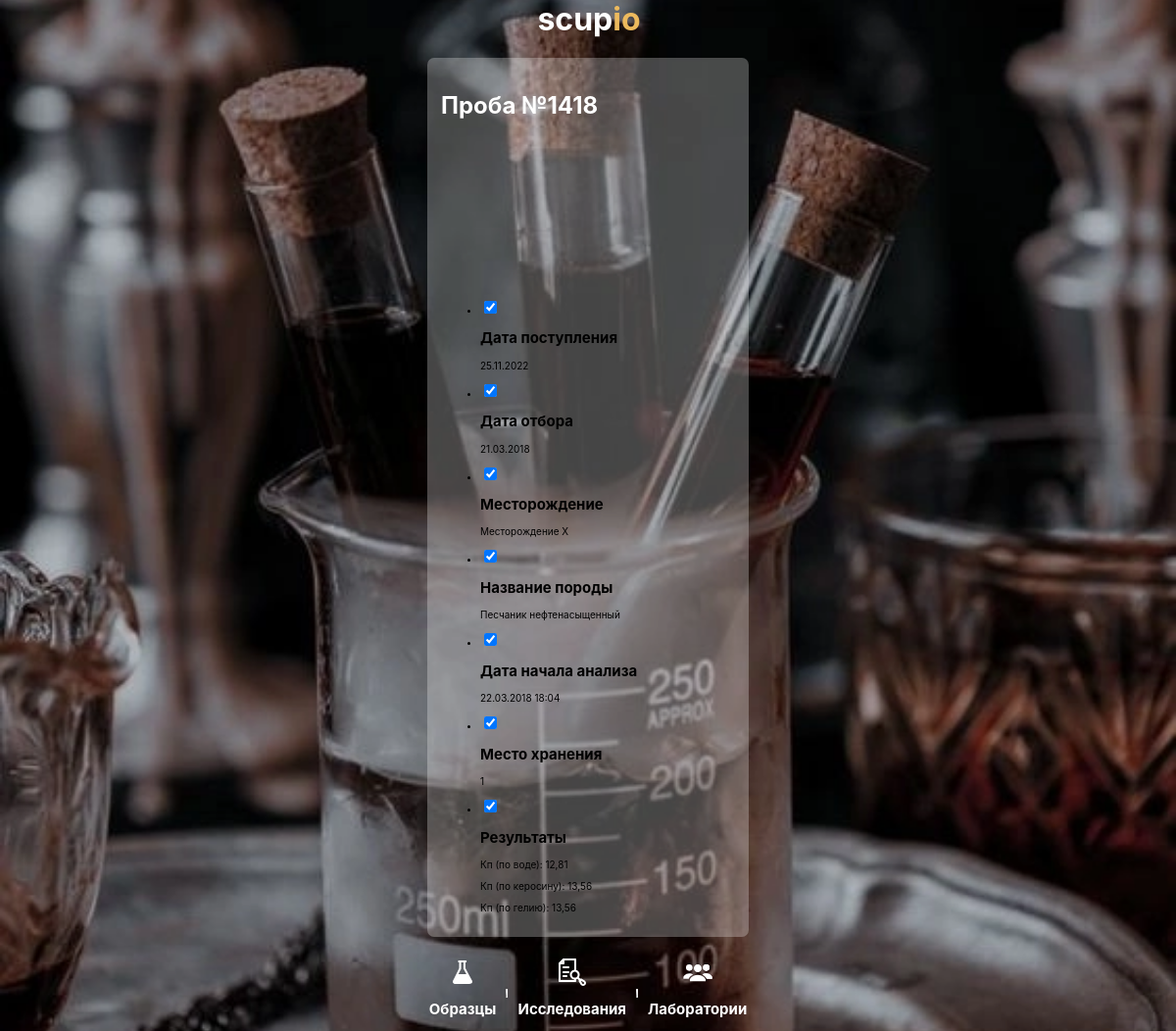
/object/3 (signed in), run on the app's committed database.
### objects/models.py (models this page shows, shortened)
class Object(models.Model):
    name = models.IntegerField(verbose_name='Номер объекта')
    oilfield = models.ForeignKey(
        OilField,
        related_name='objects',
        verbose_name='Номер месторождения',
        on_delete=models.CASCADE,
        default = 1
    )
    income_date = models.DateTimeField(auto_now_add=True, verbose_name='Дата поступления в лабораторию')
    date_selection = models.DateTimeField(verbose_name='Дата отбора пробы')
    rock_name = models.CharField(max_length=200, verbose_name='Название породы')
    link_verge3d = models.CharField(max_length=200, verbose_name='Ссылка на 3D Модель')
    class Meta:
        ordering = ('-pk',)

class LabObject(models.Model):
    object = models.ForeignKey(
        Object,
        related_name='lab_object',
        verbose_name='Объект',
        on_delete=models.CASCADE
    )
    laboratory = models.ForeignKey(
        Lab,
        related_name='lab_object',
        verbose_name='Лаборатория',
        on_delete=models.CASCADE
    )
    start_date = models.DateTimeField(verbose_name='Время старта работы')
    end_date = models.DateTimeField(auto_now_add=True, verbose_name='Время конца работы')
    author = models.ForeignKey(
        User,
        related_name='lab_object',
        verbose_name='Оператор',
        on_delete=models.CASCADE,
        default = 1
    )
    task = models.ForeignKey(
        Task,
        related_name='lab_object',
        verbose_name='Исследование',
        on_delete=models.CASCADE
    )
    class Meta:
        ordering = ('-pk',)

class OilField(models.Model):
    name = models.CharField(max_length=200, verbose_name='Название месторождения')
    well = models.ForeignKey(
        Well,
        related_name='fields',
        verbose_name='Скважина',
        on_delete=models.CASCADE,
        default = 1
    )

class Lab(models.Model):
    name = models.IntegerField(verbose_name='Номер лаборатории')
    address = models.CharField(max_length=200, verbose_name='Адрес лаборатории')

class Task(models.Model):
    type = models.IntegerField(verbose_name='Тип работы')
    result = models.CharField(max_length=200, verbose_name='Результат', blank=True, null=True)

### objects/views.py (the view)
# urls.py: path('object/<int:object_id>', views.object_detail, name='object_detail'),
@login_required
def object_detail(request, object_id):
    object = get_object_or_404(Object, pk=object_id)
    context = {
        'object': object,
        'tasks': object.lab_object.all(),
    }
    return render(request, 'objects/object_detail.html', context)

### templates/objects/object_detail.html (shortened to what this page needs)
{% extends 'base.html' %}
{% block content %}
<div class="list">
    <h2 style="color: #FFFFFF; font-size:24px">Проба №{{ tasks.0.object.name}}</h2>
    <iframe src="{{ tasks.0.object.link_verge3d }}"></iframe>
    <ul class="accordeon">
        <li>
            <input type="checkbox" checked>
            <h2>Дата поступления</h2>
            <p>{{ tasks.0.object.income_date|date:'d.m.Y' }}</p>
        </li>
        <li>
            <input type="checkbox" checked>
            <h2>Дата отбора</h2>
            <p>{{ tasks.0.object.date_selection|date:'d.m.Y' }}</p>
        </li>
        <li>
            <input type="checkbox" checked>
            <h2>Месторождение</h2>
            <p>{{ tasks.0.object.oilfield.name }}</p>
        </li>
        <li>
            <input type="checkbox" checked>
            <h2>Название породы</h2>
            <p>{{ tasks.0.object.rock_name }}</p>
        </li>
        <li>
            <input type="checkbox" checked>
            <h2>Дата начала анализа</h2>
            <p>{{ tasks.0.start_date|date:'d.m.Y H:i' }}</p>
        </li>
        <li>
            <input type="checkbox" checked>
            <h2>Место хранения</h2>
            <p>{{ tasks.0.laboratory.name }}</p>
        </li>
        <li>
            <input type="checkbox" checked>
            <h2>Результаты</h2>
            {% for task in tasks %}
            <p>{{ task.task.result }}</p>
            {% endfor %}
        </li>
    </ul>
</div>
{% endblock %}

### static/css/style.css (style rules this page uses)
html { font-family: "Inter"; font-size: 10px; height: 100vh; width: 100vw; }
body { overflow-x: hidden; margin: 0; min-width: 100vw; min-height: 100vh; }
*, *:before, *:after { box-sizing: border-box; text-decoration: none; }
iframe { border-width: 0; border-style: none; border-color: none; border-image: none; }

### data on the page
Object: id+name "1418"
LabObject: object.income_date "25.11.2022", object.date_selection "21.03.2018", object.name "Месторождение Х", object.rock_name "Песчаник нефтенасыщенный", object+start_date "22.03.2018 18:04", object+laboratory "1", task.result "Кп (по воде): 12,81"
LabObject: task.result "Кп (по керосину): 13,56"
LabObject: task.result "Кп (по гелию): 13,56"
